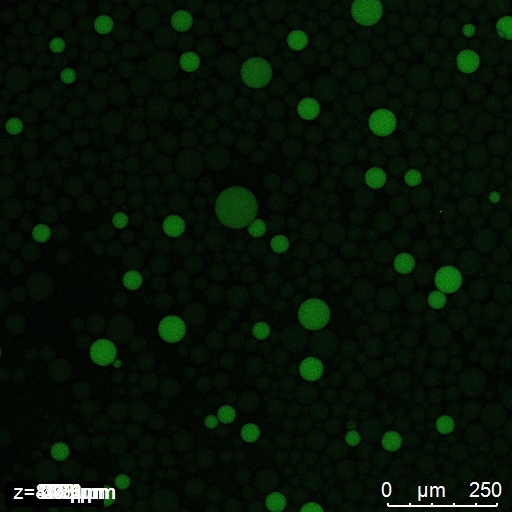
#> input picture src/overlap/202510196c_035_merged_MIP.jpg, 512 x 512 px
$ python threshold_extractor.py ../overlap/202510196c_035_merged_MIP.jpg
#> lines starting #> are read from the running program, lines starting #| are printed output that depends on the picture
#!/usr/bin/env python3
"""
Threshold-based Pixel Extraction and Removal

This module provides threshold-based pixel extraction capabilities that can remove
pixels within specified intensity ranges. It supports various threshold methods
and can be used for selective pixel removal based on intensity values.
"""

import cv2
import numpy as np
import matplotlib.pyplot as plt
import argparse
import os
from typing import Tuple, Optional, Dict, Any, List

class ThresholdExtractor:
    """
    Threshold-based pixel extractor for removing pixels in specified intensity ranges
    """

    def __init__(self, image_path: str = None):
        """
        Initialize the threshold extractor

        Args:
            image_path: Path to input image
        """
        self.image_path = image_path
        self.original_image = None
        self.current_image = None
        self.mask = None
        self.extraction_history = []

        if image_path and os.path.exists(image_path):
            self.load_image(image_path)

    def load_image(self, image_path: str):
        """Load image for processing"""
#> called with image_path = '../overlap/202510196c_035_merged_MIP.jpg'
        self.image_path = image_path
        self.original_image = cv2.imread(image_path)
#> self.original_image is the input picture: shape (512, 512, 3); mean B, G, R 6.2, 18.9, 6.2
        if self.original_image is None:
            raise ValueError(f"Could not load image from {image_path}")

        self.current_image = self.original_image.copy()
        self.extraction_history = []
        return True

    def extract_by_intensity_range(self, min_intensity: int, max_intensity: int,
                                 removal_method: str = "black",
                                 color_space: str = "gray") -> Tuple[np.ndarray, Dict[str, Any]]:
        """
        Extract/remove pixels within specified intensity range

        Args:
            min_intensity: Minimum intensity value (0-255)
            max_intensity: Maximum intensity value (0-255)
            removal_method: How to handle extracted pixels ('black', 'white', 'transparent', 'blur', 'noise')
            color_space: Color space for analysis ('gray', 'hsv', 'lab')

        Returns:
            Tuple of (processed_image, extraction_info)
        """
#> called with min_intensity = 0, max_intensity = 255, removal_method = 'black', color_space = 'gray'
        if self.current_image is None:
            raise ValueError("No image loaded")

        # Validate intensity range
        min_intensity = max(0, min(255, int(min_intensity)))
        max_intensity = max(0, min(255, int(max_intensity)))

        if min_intensity > max_intensity:
            min_intensity, max_intensity = max_intensity, min_intensity

        # Convert to appropriate color space for analysis
        if color_space == "gray":
            analysis_image = cv2.cvtColor(self.current_image, cv2.COLOR_BGR2GRAY)
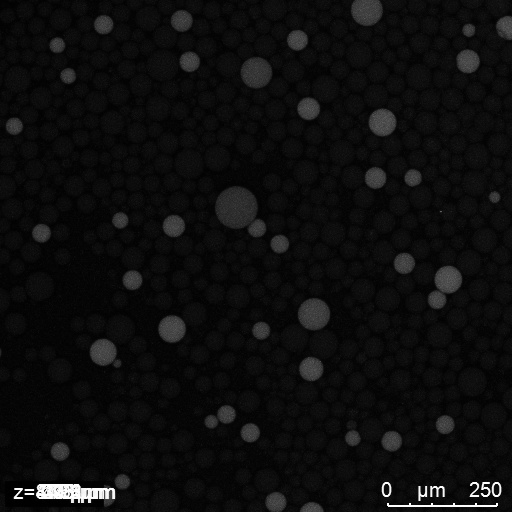
#> analysis_image: shape (512, 512); min 0, max 255, mean 13.7
        elif color_space == "hsv":
            analysis_image = cv2.cvtColor(self.current_image, cv2.COLOR_BGR2HSV)[:,:,2]  # Use V channel
        elif color_space == "lab":
            analysis_image = cv2.cvtColor(self.current_image, cv2.COLOR_BGR2LAB)[:,:,0]  # Use L channel
        else:
            analysis_image = cv2.cvtColor(self.current_image, cv2.COLOR_BGR2GRAY)

        # Create mask for pixels in the intensity range
        self.mask = ((analysis_image >= min_intensity) & (analysis_image <= max_intensity)).astype(np.uint8) * 255
#> self.mask: shape (512, 512); every value is 255

        # Apply morphological operations to clean up the mask
        kernel = cv2.getStructuringElement(cv2.MORPH_ELLIPSE, (3, 3))
        self.mask = cv2.morphologyEx(self.mask, cv2.MORPH_OPEN, kernel)
        self.mask = cv2.morphologyEx(self.mask, cv2.MORPH_CLOSE, kernel)

        # Count extracted pixels
        extracted_pixels = np.sum(self.mask == 255)
#> extracted_pixels = 262144
        total_pixels = self.mask.shape[0] * self.mask.shape[1]
#> total_pixels = 262144
        extraction_percentage = (extracted_pixels / total_pixels) * 100
#> extraction_percentage = 100

        # Apply removal method
        result_image = self.current_image.copy()

        if removal_method == "black":
            result_image[self.mask == 255] = [0, 0, 0]
#> result_image: shape (512, 512, 3); every value is 0
        elif removal_method == "white":
            result_image[self.mask == 255] = [255, 255, 255]
        elif removal_method == "transparent":
            # Convert to RGBA if needed
            if result_image.shape[2] == 3:
                alpha_channel = np.ones(result_image.shape[:2], dtype=np.uint8) * 255
                result_image = cv2.merge([result_image, alpha_channel])
            result_image[self.mask == 255, 3] = 0  # Set alpha to 0
        elif removal_method == "blur":
            # Apply Gaussian blur to selected pixels
            blurred = cv2.GaussianBlur(self.current_image, (51, 51), 0)
            result_image[self.mask == 255] = blurred[self.mask == 255]
        elif removal_method == "noise":
            # Replace with random noise
            noise = np.random.randint(0, 256, self.current_image.shape, dtype=np.uint8)
            result_image[self.mask == 255] = noise[self.mask == 255]
        elif removal_method == "mean":
            # Replace with mean color of the image
            mean_color = np.mean(self.current_image.reshape(-1, 3), axis=0).astype(np.uint8)
            result_image[self.mask == 255] = mean_color

        # Update current image
        self.current_image = result_image

        # Create extraction info
        extraction_info = {
            'min_intensity': min_intensity,
            'max_intensity': max_intensity,
            'extracted_pixels': int(extracted_pixels),
            'total_pixels': int(total_pixels),
            'extraction_percentage': round(extraction_percentage, 2),
            'removal_method': removal_method,
            'color_space': color_space,
            'intensity_range_size': max_intensity - min_intensity + 1
        }
#> extraction_info = {'min_intensity': 0, 'max_intensity': 255, 'extracted_pixels': 262144, 'total_pixels': 262144, 'extraction_percentage': 100, 'removal_method': 'black', 'color_space': 'gray', 'intensity_range_size': 256}

        # Add to history
        self.extraction_history.append(extraction_info)

        return result_image, extraction_info

    # [265 lines left out: functions extract_by_percentile_range, extract_multiple_ranges, get_intensity_histogram, visualize_extraction, reset_to_original, not called in this run]

    def save_result(self, output_path: str):
        """Save current processed image"""
        if self.current_image is not None:
            cv2.imwrite(output_path, self.current_image)
            return True
        return False

def main():
    """Command line interface for threshold extraction"""
    parser = argparse.ArgumentParser(description="Threshold-based pixel extraction and removal")
    parser.add_argument("image_path", help="Path to input image")
    parser.add_argument("--min-intensity", type=int, default=0, help="Minimum intensity value (0-255)")
    parser.add_argument("--max-intensity", type=int, default=255, help="Maximum intensity value (0-255)")
    parser.add_argument("--method", choices=['black', 'white', 'transparent', 'blur', 'noise', 'mean'],
                       default='black', help="Removal method")
    parser.add_argument("--color-space", choices=['gray', 'hsv', 'lab'], default='gray',
                       help="Color space for analysis")
    parser.add_argument("--output", help="Output image path")
    parser.add_argument("--visualize", action='store_true', help="Create visualization")
    parser.add_argument("--percentile", action='store_true', help="Use percentile range instead of absolute values")

    args = parser.parse_args()

    try:
        # Initialize extractor
        extractor = ThresholdExtractor(args.image_path)

        # Perform extraction
        if args.percentile:
            result, info = extractor.extract_by_percentile_range(
                args.min_intensity, args.max_intensity, args.method, args.color_space
            )
            print(f"Extracted pixels in percentile range {args.min_intensity}-{args.max_intensity}%")
        else:
            result, info = extractor.extract_by_intensity_range(
                args.min_intensity, args.max_intensity, args.method, args.color_space
            )
#> info has the same summary as extraction_info in extract_by_intensity_range
            print(f"Extracted pixels in intensity range {args.min_intensity}-{args.max_intensity}")

        # Print extraction statistics
        print(f"Extracted pixels: {info['extracted_pixels']:,}")
#| Extracted pixels: 262,144
        print(f"Total pixels: {info['total_pixels']:,}")
#| Total pixels: 262,144
        print(f"Extraction percentage: {info['extraction_percentage']:.2f}%")
#| Extraction percentage: 100.00%
        print(f"Removal method: {info['removal_method']}")
#| Removal method: black
        print(f"Color space: {info['color_space']}")
#| Color space: gray

        # Save result
        if args.output:
            extractor.save_result(args.output)
            print(f"Result saved to: {args.output}")
        else:
            # Auto-generate output filename
            base_name = os.path.splitext(os.path.basename(args.image_path))[0]
            output_path = f"{base_name}_threshold_{args.min_intensity}_{args.max_intensity}.png"
            extractor.save_result(output_path)
            print(f"Result saved to: {output_path}")

        # Create visualization
        if args.visualize:
            viz_path = extractor.visualize_extraction()
            print(f"Visualization saved to: {viz_path}")

    except Exception as e:
        print(f"Error: {e}")
        return 1

    return 0

if __name__ == "__main__":
    exit(main())
#> (the program exits here)

$ run again, on src/overlap/recommended_merged_zstack.jpg
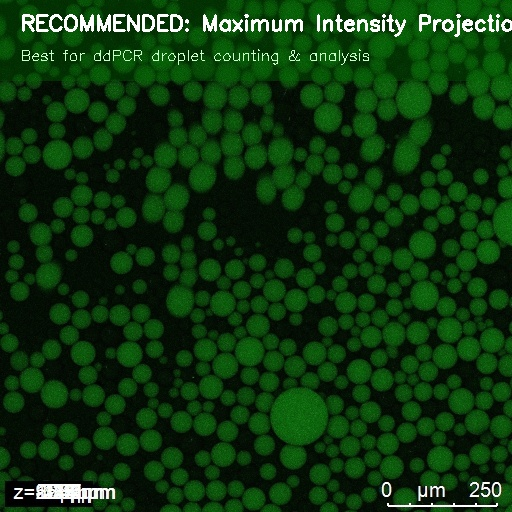
#> input picture src/overlap/recommended_merged_zstack.jpg, 512 x 512 px
#> in load_image, self.original_image is the input picture: shape (512, 512, 3); mean B, G, R 13.7, 54.7, 13.8
#> in extract_by_intensity_range, `analysis_image = cv2.cvtColor(self.current_image, cv2.COLOR_BGR2GRAY)`:
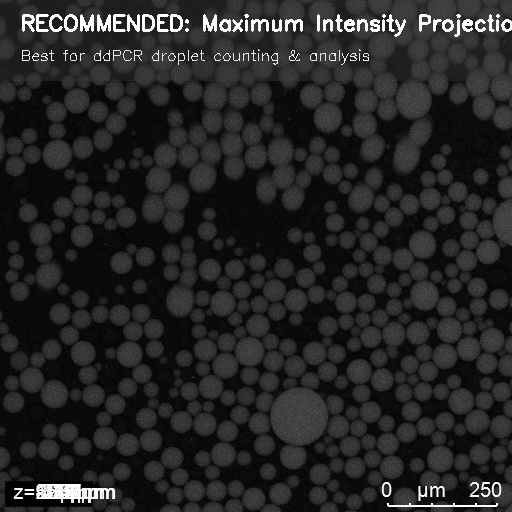
#> analysis_image: shape (512, 512); min 0, max 255, mean 37.7
#> self.mask: shape (512, 512); every value is 255
#> extracted_pixels = 262144
#> extraction_percentage = 100
#> result_image: shape (512, 512, 3); every value is 0
#> extraction_info = {'min_intensity': 0, 'max_intensity': 255, 'extracted_pixels': 262144, 'total_pixels': 262144, 'extraction_percentage': 100, 'removal_method': 'black', 'color_space': 'gray', 'intensity_range_size': 256}
#> info has the same summary as extraction_info in extract_by_intensity_range
#| Extracted pixels: 262,144
#| Total pixels: 262,144
#| Extraction percentage: 100.00%
#| Removal method: black
#| Color space: gray
